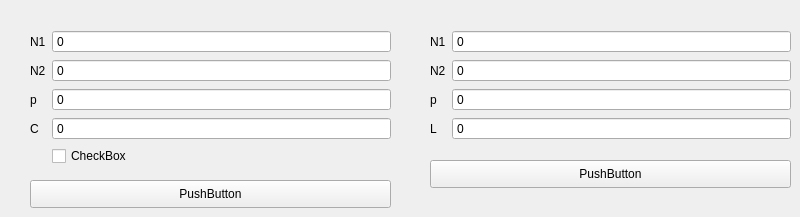
    <widget class="QWidget" name="Np">
     <widget class="QWidget" name="formLayoutWidget_22">
      <property name="geometry">
       <rect>
        <x>30</x>
        <y>30</y>
        <width>361</width>
        <height>158</height>
       </rect>
      </property>
      <layout class="QFormLayout" name="formLayout_22">
       <item row="0" column="0">
        <widget class="QLabel" name="htext_101">
         <property name="text">
          <string>N1</string>
         </property>
        </widget>
       </item>
       <item row="0" column="1">
        <widget class="QDoubleSpinBox" name="DoubleSpinBox_62">
         <property name="buttonSymbols">
          <enum>QAbstractSpinBox::NoButtons</enum>
         </property>
         <property name="specialValueText">
          <string>0</string>
         </property>
         <property name="decimals">
          <number>3</number>
         </property>
         <property name="minimum">
          <double>-1000000000000.000000000000000</double>
         </property>
         <property name="maximum">
          <double>1000000000000.000000000000000</double>
         </property>
         <property name="value">
          <double>-1000000000000.000000000000000</double>
         </property>
        </widget>
       </item>
       <item row="1" column="0">
        <widget class="QLabel" name="htext_102">
         <property name="text">
          <string>N2</string>
         </property>
        </widget>
       </item>
       <item row="1" column="1">
        <widget class="QDoubleSpinBox" name="DoubleSpinBox_63">
         <property name="buttonSymbols">
          <enum>QAbstractSpinBox::NoButtons</enum>
         </property>
         <property name="specialValueText">
          <string>0</string>
         </property>
         <property name="decimals">
          <number>3</number>
         </property>
         <property name="minimum">
          <double>-1000000000000.000000000000000</double>
         </property>
         <property name="maximum">
          <double>1000000000000.000000000000000</double>
         </property>
         <property name="value">
          <double>-1000000000000.000000000000000</double>
         </property>
        </widget>
       </item>
       <item row="2" column="1">
        <widget class="QDoubleSpinBox" name="DoubleSpinBox_64">
         <property name="buttonSymbols">
          <enum>QAbstractSpinBox::NoButtons</enum>
         </property>
         <property name="specialValueText">
          <string>0</string>
         </property>
         <property name="decimals">
          <number>3</number>
         </property>
         <property name="minimum">
          <double>-1000000000000.000000000000000</double>
         </property>
         <property name="maximum">
          <double>1000000000000.000000000000000</double>
         </property>
         <property name="value">
          <double>-1000000000000.000000000000000</double>
         </property>
        </widget>
       </item>
       <item row="2" column="0">
        <widget class="QLabel" name="htext_103">
         <property name="text">
          <string>p</string>
         </property>
        </widget>
       </item>
       <item row="3" column="1">
        <widget class="QDoubleSpinBox" name="DoubleSpinBox_65">
         <property name="buttonSymbols">
          <enum>QAbstractSpinBox::NoButtons</enum>
         </property>
         <property name="specialValueText">
          <string>0</string>
         </property>
         <property name="decimals">
          <number>3</number>
         </property>
         <property name="minimum">
          <double>-1000000000000.000000000000000</double>
         </property>
         <property name="maximum">
          <double>1000000000000.000000000000000</double>
         </property>
         <property name="value">
          <double>-1000000000000.000000000000000</double>
         </property>
        </widget>
       </item>
       <item row="3" column="0">
        <widget class="QLabel" name="htext_104">
         <property name="text">
          <string>C</string>
         </property>
        </widget>
       </item>
       <item row="4" column="1">
        <widget class="QCheckBox" name="checkBox_3">
         <property name="text">
          <string>CheckBox</string>
         </property>
        </widget>
       </item>
      </layout>
     </widget>
     <widget class="QPushButton" name="pushButton_32">
      <property name="geometry">
       <rect>
        <x>30</x>
        <y>180</y>
        <width>361</width>
        <height>28</height>
       </rect>
      </property>
      <property name="text">
       <string>PushButton</string>
      </property>
     </widget>
     <widget class="QPushButton" name="pushButton_33">
      <property name="geometry">
       <rect>
        <x>430</x>
        <y>160</y>
        <width>361</width>
        <height>28</height>
       </rect>
      </property>
      <property name="text">
       <string>PushButton</string>
      </property>
     </widget>
     <widget class="QWidget" name="formLayoutWidget_23">
      <property name="geometry">
       <rect>
        <x>430</x>
        <y>30</y>
        <width>361</width>
        <height>128</height>
       </rect>
      </property>
      <layout class="QFormLayout" name="formLayout_23">
       <item row="0" column="0">
        <widget class="QLabel" name="htext_105">
         <property name="text">
          <string>N1</string>
         </property>
        </widget>
       </item>
       <item row="0" column="1">
        <widget class="QDoubleSpinBox" name="DoubleSpinBox_66">
         <property name="buttonSymbols">
          <enum>QAbstractSpinBox::NoButtons</enum>
         </property>
         <property name="specialValueText">
          <string>0</string>
         </property>
         <property name="decimals">
          <number>3</number>
         </property>
         <property name="minimum">
          <double>-1000000000000.000000000000000</double>
         </property>
         <property name="maximum">
          <double>1000000000000.000000000000000</double>
         </property>
         <property name="value">
          <double>-1000000000000.000000000000000</double>
         </property>
        </widget>
       </item>
       <item row="1" column="0">
        <widget class="QLabel" name="htext_106">
         <property name="text">
          <string>N2</string>
         </property>
        </widget>
       </item>
       <item row="1" column="1">
        <widget class="QDoubleSpinBox" name="DoubleSpinBox_67">
         <property name="buttonSymbols">
          <enum>QAbstractSpinBox::NoButtons</enum>
         </property>
         <property name="specialValueText">
          <string>0</string>
         </property>
         <property name="decimals">
          <number>3</number>
         </property>
         <property name="minimum">
          <double>-1000000000000.000000000000000</double>
         </property>
         <property name="maximum">
          <double>1000000000000.000000000000000</double>
         </property>
         <property name="value">
          <double>-1000000000000.000000000000000</double>
         </property>
        </widget>
       </item>
       <item row="2" column="1">
        <widget class="QDoubleSpinBox" name="DoubleSpinBox_68">
         <property name="buttonSymbols">
          <enum>QAbstractSpinBox::NoButtons</enum>
         </property>
         <property name="specialValueText">
          <string>0</string>
         </property>
         <property name="decimals">
          <number>3</number>
         </property>
         <property name="minimum">
          <double>-1000000000000.000000000000000</double>
         </property>
         <property name="maximum">
          <double>1000000000000.000000000000000</double>
         </property>
         <property name="value">
          <double>-1000000000000.000000000000000</double>
         </property>
        </widget>
       </item>
       <item row="2" column="0">
        <widget class="QLabel" name="htext_107">
         <property name="text">
          <string>p</string>
         </property>
        </widget>
       </item>
       <item row="3" column="1">
        <widget class="QDoubleSpinBox" name="DoubleSpinBox_69">
         <property name="buttonSymbols">
          <enum>QAbstractSpinBox::NoButtons</enum>
         </property>
         <property name="specialValueText">
          <string>0</string>
         </property>
         <property name="decimals">
          <number>3</number>
         </property>
         <property name="minimum">
          <double>-1000000000000.000000000000000</double>
         </property>
         <property name="maximum">
          <double>1000000000000.000000000000000</double>
         </property>
         <property name="value">
          <double>-1000000000000.000000000000000</double>
         </property>
        </widget>
       </item>
       <item row="3" column="0">
        <widget class="QLabel" name="htext_108">
         <property name="text">
          <string>L</string>
         </property>
        </widget>
       </item>
      </layout>
     </widget>
    </widget>
